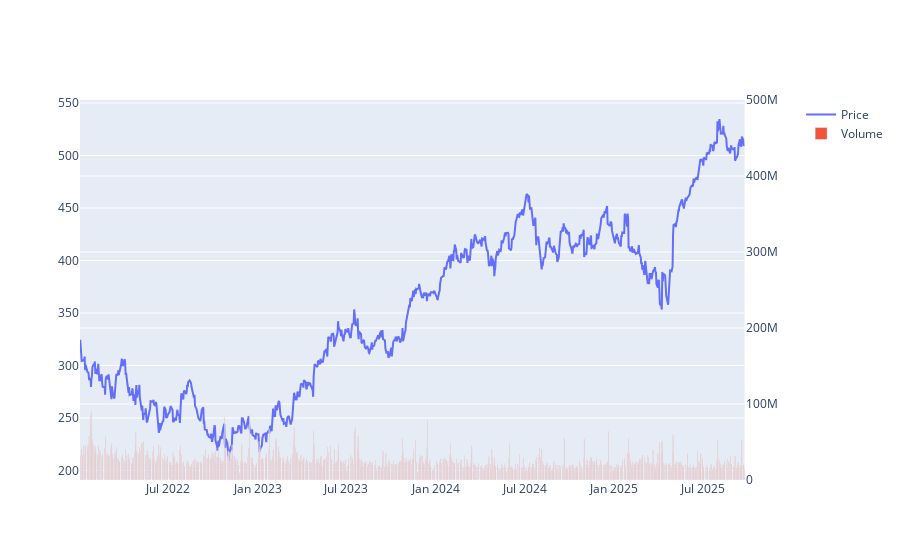

The code cell stored with this chart in its notebook:
### Code cell
fig2.update_yaxes(range=[0,500000000],secondary_y=True)
fig2.update_yaxes(visible=True, secondary_y=True)
fig2

### Figure 1 — Plotly figure (JSON) as saved in the notebook; plotly's stock layout.template omitted (floating-point values rounded to 4 significant figures; data arrays with more than 128 entries replaced by an {"elided": "..."} marker saying what was removed)
{"data": [{"name": "Price", "type": "scatter", "x": {"elided": "935 str values"}, "xaxis": "x", "y": {"elided": "935 float values"}, "yaxis": "y"}, {"name": "Volume", "type": "bar", "x": {"elided": "935 str values"}, "xaxis": "x", "y": {"elided": "935 int values"}, "yaxis": "y2"}], "layout": {"xaxis": {"anchor": "y", "domain": [0, 0.94]}, "yaxis": {"anchor": "x", "domain": [0, 1]}, "yaxis2": {"anchor": "x", "overlaying": "y", "range": [0, 500000000], "side": "right", "visible": true}}}
